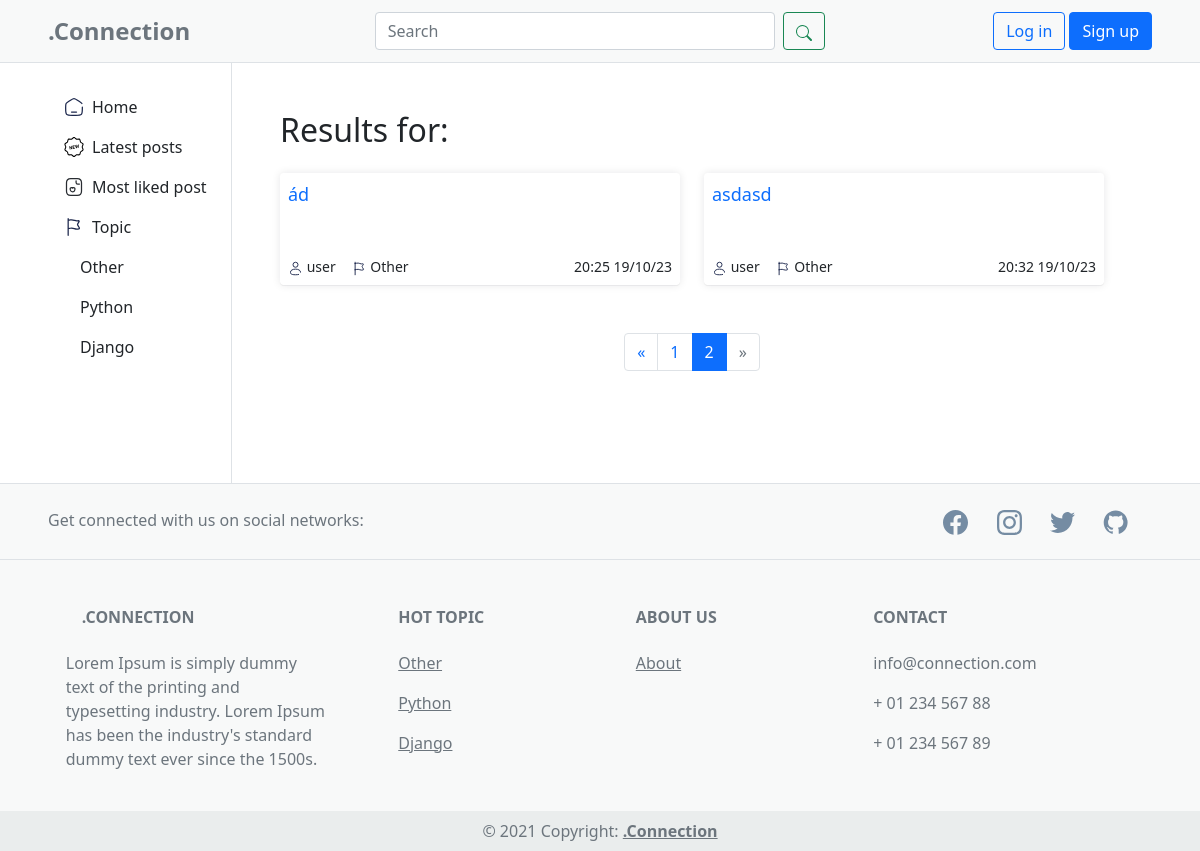
The app's page /search/?q=&page=2, older data.
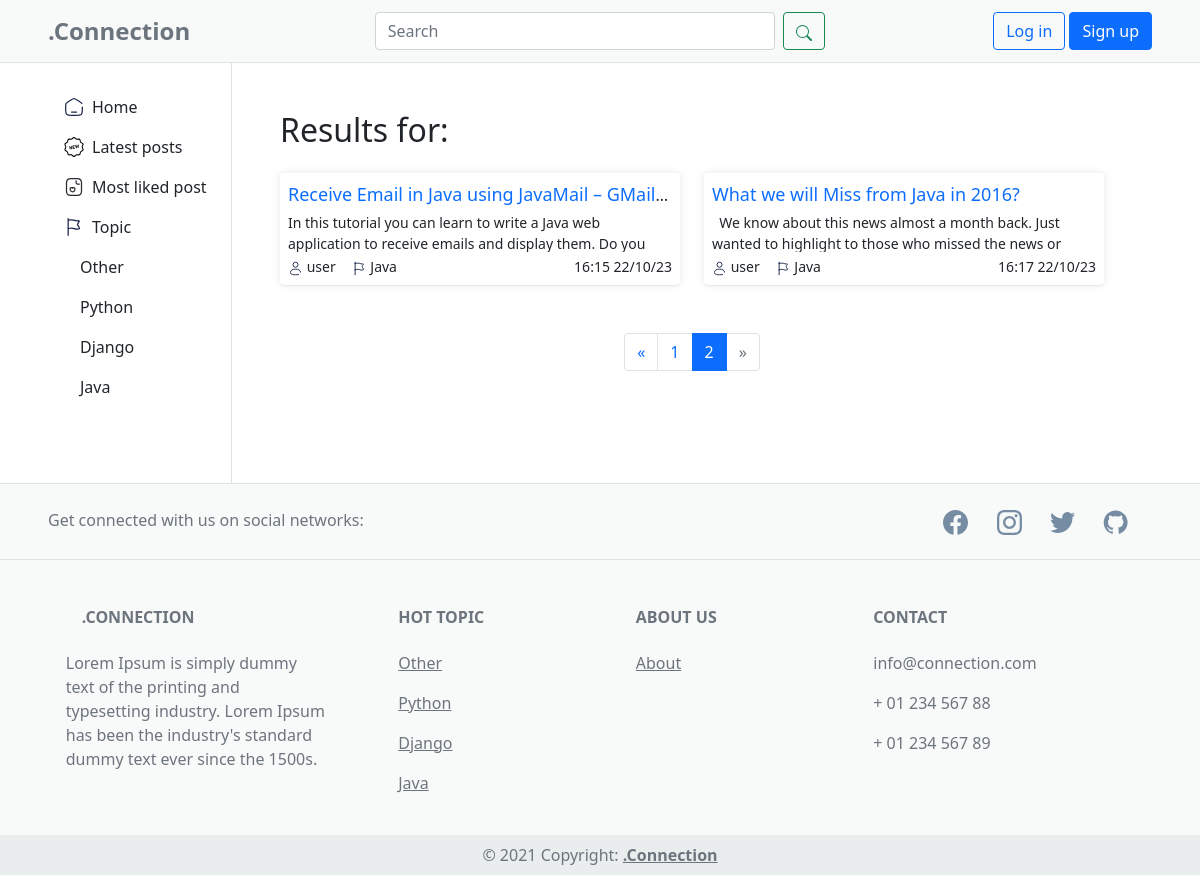
The same page, newer data.
### app/models.py (models this page shows, shortened)
class Topic(models.Model):
    name = models.CharField(max_length=100)
    def __str__(self):
        return self.name

class Post(models.Model):
    title = models.CharField(max_length=200)
    content = HTMLField()
    user = models.ForeignKey(User, on_delete=models.CASCADE, default=None)
    likes = models.ManyToManyField(User, related_name='liked_posts')
    pub_date = models.DateTimeField(auto_now_add=True)
    topic = models.ForeignKey(Topic, on_delete=models.CASCADE, default=1)

### app/views.py (the view)
# urls.py: path('search/', views.search_view, name='search'),
def search_view(request):
    query = request.GET.get('q', '')
    results = Post.objects.filter(Q(title__icontains=query) | Q(content__icontains=query))
    per_page = 10
    paginator = Paginator(results, per_page)
    page = request.GET.get('page')
    try:
        results = paginator.get_page(page)
    except EmptyPage:
        results = paginator.get_page(1)
    current_page = results.number
    total_pages = paginator.num_pages
    if total_pages <= 5:
        page_range = range(1, total_pages + 1)
    elif current_page <= 3:
        page_range = range(1, 6)
    elif current_page >= total_pages - 2:
        page_range = range(total_pages - 4, total_pages + 1)
    else:
        page_range = range(current_page - 2, current_page + 3)
    return render(request, 'app/search_results.html', {'results': results, 'query': query, 'page_range': page_range})

### app/context_processors.py (called while the page is built)
def topics(request):
    topics = Topic.objects.all()
    return {'topics': topics}

### templates/app/search_results.html (shortened to what this page needs)
{% extends "components/base.html"%}
{% load static %}
{% block extrastyles %}
<link rel="stylesheet" type="text/css" href="{% static 'css/app.css' %}" />
{% endblock extrastyles %}
{% block content %}
<h2>Results for: {{ query }}</h2>
<div class="main-body-posts">
  <div class="row">
    {% for post in results %}
    <div class="col-xl-6">
      <div class="rounded p-2 mt-3 post-card">
        <div class="text-truncate mb-1">
          <a class="text-decoration-none text-md" href="{% url 'post' id=post.id %}">{{ post.title }}</a>
        </div>
        <div>
          <p class="m-0 text-truncate text-sm text-wrap post-content">
            {{ post.content|striptags }}
          </p>
          <div class="m-0 mt-1 text-sm d-flex justify-content-between">
            <div class="d-flex gap-3">
              <div>
                <span>{{post.user}}</span>
              </div>
              <div>
                <span>{{post.topic}}</span>
              </div>
            </div>
            <span>{{post.pub_date|date:"H:i d/m/y" }}</span>
          </div>
        </div>
      </div>
    </div>
    {% endfor %}
  </div>
</div>
<nav class="d-flex justify-content-center mt-5" aria-label="Pagination">
  <ul class="pagination">
    {% if results.has_previous %}
    <li class="page-item"><a class="page-link" href="?q={{query}}&page={{ results.previous_page_number }}">&laquo;</a></li>
    {% else %}
    <li class="page-item disabled"><span class="page-link">&laquo;</span></li>
    {% endif %}
    {% for i in page_range %}
    {% if results.number == i %}
    <li class="page-item active"><span class="page-link">{{ i }} </span></li>
    {% elif i == page_range.0 or i == page_range.1 or i == page_range|last %}
    <li class="page-item"><a class="page-link" href="?q={{query}}&page={{ i }}">{{ i }}</a></li>
    {% endif %}
    {% endfor %}
    {% if results.has_next %}
    <li class="page-item"><a class="page-link" href="?q={{query}}&page={{ results.next_page_number }}">&raquo;</a></li>
    {% else %}
    <li class="page-item disabled"><span class="page-link">&raquo;</span></li>
    {% endif %}
  </ul>
</nav>
{% endblock content %}

### templates/components/side.html (shortened to what this page needs)
<div class="col-2 d-none d-lg-block border-end px-0">
  <div class="d-flex flex-column align-items-center align-items-sm-start px-3 pt-2 text-white">
    <ul class="nav nav-pills flex-column mb-sm-auto mb-0 mt-3 align-items-center align-items-sm-start" id="menu">
      <li class="nav-item">
        <a href="{% url "index" %}" class="nav-link align-middle px-0 d-flex align-items-center gap-1">
          <span class="ms-1 d-none d-sm-inline text-dark side-ele">
            Home
          </span>
        </a>
      </li>
      <li>
        <a href="{% url "latest_posts" %}" class="nav-link px-0 align-middle d-flex align-items-center gap-1">
          <span class="ms-1 d-none d-sm-inline text-dark side-ele">Latest posts</span></a>
      </li>
      <li>
        <a href="{% url "most_liked_posts" %}" class="nav-link px-0 align-middle d-flex align-items-center gap-1">
          <span class="ms-1 d-none d-sm-inline text-dark side-ele">Most liked post</span></a>
      </li>
      <li>
        <a href="#submenu1" data-bs-toggle="collapse" class="nav-link px-0 align-middle d-flex align-items-center gap-1">
          <span class="ms-1 d-none d-sm-inline text-dark side-ele">Topic </span>
        </a>
        <ul class="collapse show nav flex-column ms-xxl-5 ms-3" id="submenu1" data-bs-parent="#menu">
          {% for topic in topics %}
          <li class="">
            <a href="{% url "post_by_topic" topic.id %}" class="nav-link px-0">
              <span class="d-none d-sm-inline text-dark side-ele">{{topic}}</span>
            </a>
          </li>
          {% endfor %}
        </ul>
      </li>
    </ul>
  </div>
</div>

### templates/components/footer.html (shortened to what this page needs)
<footer class="text-center text-lg-start footer text-muted">
  <section class="d-flex justify-content-center justify-content-lg-between p-4 px-5 border-bottom">
    <div class="me-5 d-none d-lg-block">
      <span>Get connected with us on social networks:</span>
    </div>
    <div>
      <a href="#" class="me-4 link-secondary text-decoration-none">
      </a>
      <a href="#" class="me-4 link-secondary text-decoration-none">
      </a>
      <a href="#" class="me-4 link-secondary text-decoration-none">
      </a>
      <a href="#" class="me-4 link-secondary text-decoration-none">
      </a>
    </div>
  </section>
  <section class="">
    <div class="container text-center text-md-start mt-5">
      <div class="row mt-3">
        <div class="col-md-3 col-lg-4 col-xl-3 mx-auto mb-4">
          <h6 class="text-uppercase fw-bold mb-4">
            .Connection
          </h6>
          <p>
            Lorem Ipsum is simply dummy text of the printing and typesetting industry. Lorem Ipsum has been the
            industry's standard dummy text ever since the 1500s.
          </p>
        </div>
        <div class="col-md-2 col-lg-2 col-xl-2 mx-auto mb-4">
          <h6 class="text-uppercase fw-bold mb-4">Hot Topic</h6>
          {% for topic in topics %}
          <p>
            <a href="{% url "post_by_topic" topic.id %}" class="text-reset">{{topic}}</a>
          </p>
          {% endfor %}
        </div>
        <div class="col-md-3 col-lg-2 col-xl-2 mx-auto mb-4">
          <h6 class="text-uppercase fw-bold mb-4">About us</h6>
          <p>
            <a href="#!" class="text-reset">About</a>
          </p>
        </div>
        <div class="col-md-4 col-lg-3 col-xl-3 mx-auto mb-md-0 mb-4">
          <h6 class="text-uppercase fw-bold mb-4">Contact</h6>
          <p>
            info@connection.com
          </p>
          <p>
            + 01 234 567 88
          </p>
          <p>
            + 01 234 567 89
          </p>
        </div>
      </div>
    </div>
  </section>
  <div class="text-center p-2" style="background-color: #EAEDED">
    © 2021 Copyright:
    <a class="text-reset fw-bold" href="#">.Connection</a>
  </div>
</footer>

Row changes from the older to the newer data that the page shows:
removed Post: title "ád", user "user", topic "Other", pub_date "20:25 19/10/23"
removed Post: title "asdasd", user "user", topic "Other", pub_date "20:32 19/10/23"
added Topic: name "Java"
added Post: title "Receive Email in Java using JavaMail – GMail…", content "In this tutorial you can learn to write a Java web application to receive emails and display them. Do you know any free or open source email client other than Thunderbird that does an impressive job. Shall we write one? Think about writing our own email client and it will be cool. This tutorial will help you started. I will write a web client using Java / JSP / HTML / Bootstrap and it will serve as a IMAP client to read emails from IMAP “inbox” folder and display as a list. Along with that, one complet…", user "user", topic "Java", pub_date "16:15 22/10/23"
added Post: title "What we will Miss from Java in 2016?", content "We know about this news almost a month back. Just wanted to highlight to those who missed the news or…", user "user", topic "Java", pub_date "16:17 22/10/23"
